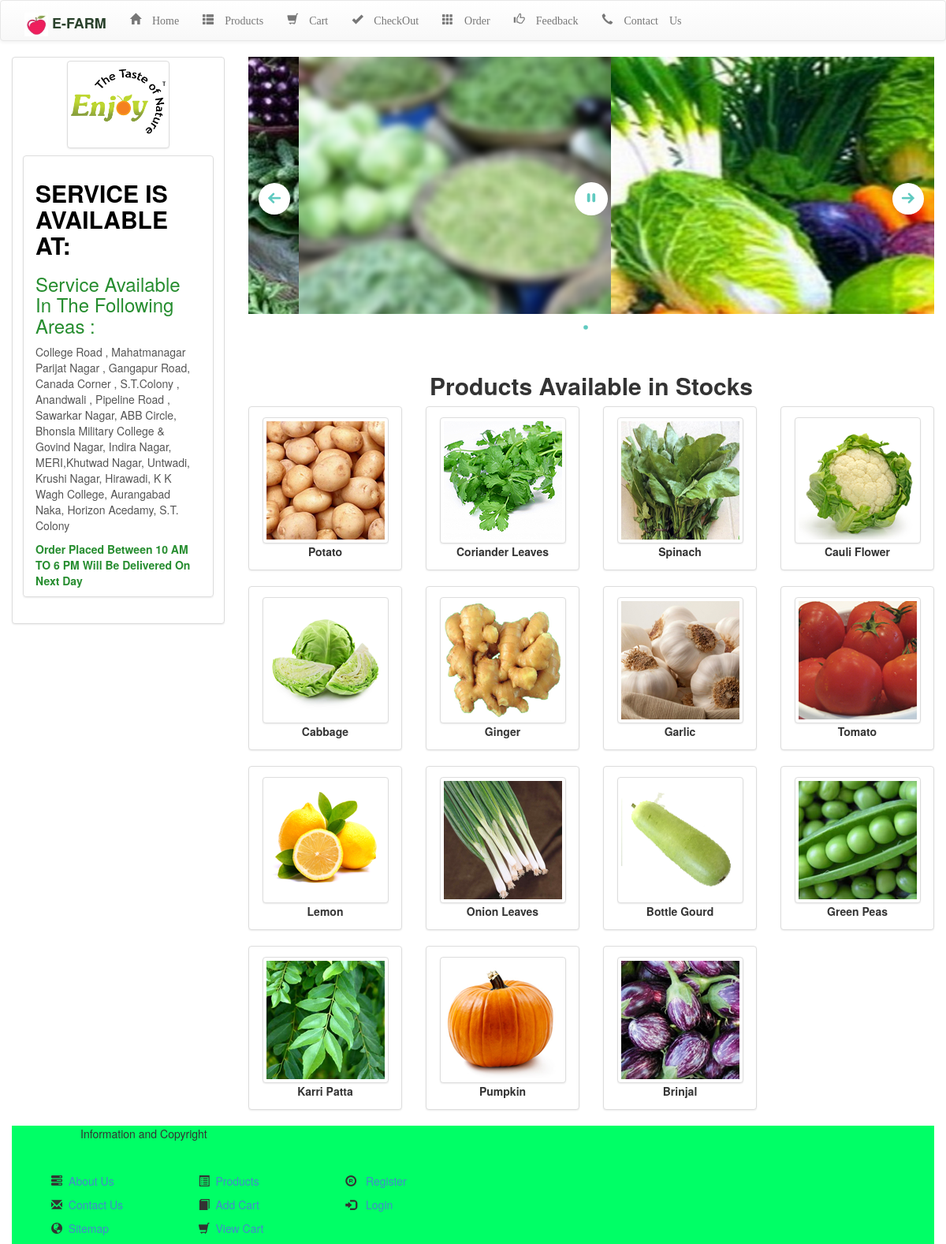
Screenshot of /_slider/index.php with the database file from the repository.
### tables this page shows
CREATE TABLE IF NOT EXISTS `tblproduct` (
`product_id` int(11) NOT NULL,
  `product_name` text NOT NULL,
  `product_type` text NOT NULL,
  `product_rate` double NOT NULL,
  `product_qty` int(11) NOT NULL,
  `product_unit` text NOT NULL,
  `category_id` int(11) NOT NULL,
  `user_id` int(11) NOT NULL
);

### include/config.php (called while the page is built, shortened)
<?php
include 'mylib.php';
$m=new mylib();
?>

### include/mylib.php (called while the page is built, shortened)
<?php
class mylib
{
	public function curPageURL() {
		$pageURL = 'http';
		$pageURL .= "://";
		if ($_SERVER["SERVER_PORT"] != "80")
		{
			$pageURL .= $_SERVER["SERVER_NAME"].":".$_SERVER["SERVER_PORT"].$_SERVER["REQUEST_URI"];
		} else {
			$pageURL .= $_SERVER["SERVER_NAME"].$_SERVER["REQUEST_URI"];
		}
		return $pageURL;
	}
}
?>

### _slider/index.php (the view, shortened to what this page needs)
<link rel="stylesheet" href="../bootstrap-3.2.0-dist/css/bootstrap.min.css">
<link rel="stylesheet" href="../bootstrap-3.2.0-dist/css/bootstrap-theme.min.css">
<link href="../css/style.css" rel="stylesheet" />
<?php
include '../include/config.php';
   include '../_menu/index.php';
?>
<!DOCTYPE html PUBLIC "-//W3C//DTD XHTML 1.0 Strict//EN"
	"http://www.w3.org/TR/xhtml1/DTD/xhtml1-strict.dtd">
<html xmlns="http://www.w3.org/1999/xhtml">
<head>
	<link rel="stylesheet" type="text/css" href="engine1/style.css" />
</head>
<div class="col-md-3">
<?php include '../include/_sidebar.php';?>
</div>
<div class="col-md-9">
<body style="background-color:#ffffff;margin:auto">
	<div id="wowslider-container1">
	<div class="ws_images"><ul>
<li><img src="data1/images/kodaer.jpg" alt="kodaer" title="kodaer" id="wows1_0"/></li>
</ul></div>
<div class="ws_bullets"><div>
<a href="#" title="kodaer"><img src="data1/tooltips/kodaer.jpg" alt="kodaer"/>1</a>
<a href="#" title="bhajipala1-480x320"><img src="data1/tooltips/bhajipala1480x320.jpg" alt="bhajipala1-480x320"/>2</a>
<a href="#" title="sd_L_2012829172730"><img src="data1/tooltips/sd_l_2012829172730.jpg" alt="sd_L_2012829172730"/>3</a>
<a href="#" title="Veggies"><img src="data1/tooltips/veggies.jpg" alt="Veggies"/>4</a>
</div></div><span class="wsl"><a href="http://wowslider.com/vu">image carousel</a> by WOWSlider.com v6.7</span>
	</div>
    <br />
  <h2><center><b>Products Available in Stocks</b></center></h2>
    <div class="row">
     <?php
$con = mysqli_connect('localhost','root','','dbshopping') or die(mysqli_error($con));
$q = mysqli_query($con,'select * from tblproduct');
	while($r = mysqli_fetch_array($q))
	{
		extract($r);
  ?>
<div class="col-sm-6 col-md-3">
<div class="thumbnail">
<div class="caption" align="center">
<img width="160px" height="160px" class="img img-thumbnail" src="../admin/_uploadproduct/photos/<?=$product_id?>.png" >
<b><?=$product_name?></b>
</div>
</div>
</div>
<?php
}
?>
</div>
</body>
</div>
<div class="col-md-12">
<div class="footer" style="background-color:#0F6" >
<?php include '../include/_footer.php';?>
</div></div>
</html>

### _menu/index.php (shortened to what this page needs)
<?php
	$menus = array('index.php?folder=_index'=>'',
	               'index.php?folder=_home'=>'',
                    'index.php?folder=_productdetails'=>'',
					'index.php?folder=_viewcart'=>'',
					'index.php?folder=_checkout'=>'',
					'index.php?folder=_order'=>'',
					'index.php?folder=_feedback'=>'',
					'index.php?folder=_contactus'=>''
					);
					$file = str_replace(__site_url,null,$m->curPageURL());
?>
<nav class="navbar navbar-default" role="navigation">
  <div class="container-fluid">
    <div class="navbar-header">
<div class="collapse navbar-collapse" id="bs-example-navbar-collapse-1">
<ul class="nav navbar-nav">
<li>
<a class="navbar-brand" href="_slider/index.php" >
<img src="http://localhost/demo21/_menu/image/f1.jpg"  width="30px" alt=" Bhajipala" title="NASHIK Bhajipala" class="roll">
      <b style="color:#2a422c;"> E-FARM</b></a>
	 <a Onclick="E-FARM" href="http://localhost/demo21/admin" ></a> </li>
<li class="#" ><a href="http://localhost/demo21/index.php?folder=_home"><span class="glyphicon glyphicon-home"> Home</span></a>
</li>
<li class="">
<a class="menuitem" href="http://localhost/demo21/index.php?folder=_productdetails"><span class="glyphicon glyphicon-th-list"> Products</span></a>
</li>
<li class="">
<a class="menuitem" href="http://localhost/demo21/index.php?folder=_viewcart"><span class="glyphicon glyphicon-shopping-cart"> Cart</span></a>
</li>
<li class="">
<a class="menuitem" href="http://localhost/demo21/index.php?folder=_checkout"><span class="glyphicon glyphicon-ok"> CheckOut</span></a>
</li>
<li class="">
<a class="menuitem" href="http://localhost/demo21/index.php?folder=_order"><span class="glyphicon glyphicon-th"> Order</span></a>
</li>
<li class="">
<a class="menuitem" href="http://localhost/demo21/index.php?folder=_feedback"><span class="glyphicon glyphicon-thumbs-up"> Feedback</span></a>
</li>
<li class="">
<a class="menuitem" href="http://localhost/demo21/index.php?folder=_contactus"><span class="glyphicon glyphicon-earphone"> Contact Us</span></a>
</li>
         <?php
          	foreach($menus as $k=>$v)
			{
				if($k==$file)
				{
					?>
                    <li class="active"><a href="<?=$k?>"><?=$v?></a></li>
                    <?php
				}
				else
				{
				?>
                	<li><a href="<?=$k?>"><?=$v?></a></li>
                <?php
				}
			}
		  ?>
        </ul>
      </div>
  </div>
</nav>

### include/_sidebar.php (shortened to what this page needs)
<div class="row">
  <div class="col-sm-12 col-md-12">
    <div class="thumbnail">
<img width="130px" height="130px" class="img img-thumbnail" src="../bckimg/r6.png">
      <div class="caption">
        <div class="list-group">
          <a href="#" class="list-group-item">
          <div class="text">
   <h2><b> SERVICE IS AVAILABLE AT:</b></h2>
</div>
<div class="text1">
<h3>Service Available In The Following Areas :</h3>
</div>
<p><marquee direction="up">
College Road , Mahatmanagar
 Parijat Nagar ,
Gangapur Road, Canada Corner , S.T.Colony ,
Anandwali , Pipeline Road , Sawarkar Nagar,
ABB Circle,  Bhonsla Military College & Govind Nagar,
Indira Nagar, MERI,Khutwad Nagar, Untwadi, Krushi Nagar,
Hirawadi, K K Wagh College,
Aurangabad Naka, Horizon Acedamy, S.T. Colony</marquee></p>
 <div class="text1">
<b><b>Order Placed Between 10 AM TO 6 PM Will Be Delivered On Next Day</b></b>
      </div>
          </a>
        </div>
      </div>
    </div>
  </div>
</div>

### include/_footer.php
<html>
<body>
<div class="container myfooter" >
	<div class="foothead" style="padding-left:72px">
	Information and Copyright
	</div>
<div class="" style="padding-left:20px;">
<div class="col-md-2">
    <br><br>
    <p><i class="glyphicon glyphicon-tasks"></i>&nbsp;&nbsp;<a href="http://localhost:1337/demo21/about-us" title="About Nashik Bhajipala" class="footlinks">About Us</a></p>
    <p><i class="glyphicon glyphicon-envelope"></i>&nbsp;&nbsp;<a href="http://localhost:1337/demo21/contact-us" title="Feedback and Contact Us" class="footlinks">Contact Us</a></p>
    <p><i class="glyphicon glyphicon-globe"></i>&nbsp;&nbsp;<a href="http://localhost:1337/demo21/sitemap" title="Sitemap of Site" class="footlinks">Sitemap</a></p>
</div>
<div class="col-md-2">
    <br><br>
    <p><i class="glyphicon glyphicon-list-alt"></i>&nbsp;&nbsp;<a href="http://localhost:1337/demo21/index.php?folder=_productdetails" title="Products of Nashik bhajipala" class="footlinks">Products</a></p>
    <p><i class="glyphicon glyphicon-book"></i>&nbsp;&nbsp;<a href="http://localhost:1337/demo21/index.php?folder=_addtocart" title="Product added in cart" class="footlinks">Add Cart</a></p>
    <p><i class="glyphicon glyphicon-shopping-cart"></i>&nbsp;&nbsp;<a href="http://localhost:1337/demo21/index.php?folder=_viewcart" class="footlinks">View Cart</a></p>
    </div>
<div class="col-md-2">
    <br><br>
    <p><i class="glyphicon glyphicon-registration-mark"></i>  &nbsp;&nbsp;<a href="http://localhost:1337/demo21/index.php?folder=_createaccount" title="Register Nashik Bhajipala" class="footlinks">Register</a></p>
    <p><i class="glyphicon glyphicon-log-in"></i>  &nbsp;&nbsp;<a href="http://localhost:1337/demo21/index.php?folder=_login" title="Login" class="footlinks">Login</a></p>
    </div>
</div>
</div>
</body>
</html>

### css/style.css (style rules this page uses)
body { background-image: -ms-radial-gradient(center, circle farthest-corner, #FFFFFF 0%, #fff99d 100%); background-image: -moz-radial-gradient(center, circle farthest-corner, #FFFFFF 0%, #fff99d 100%); background-image: -o-radial-gradient(center, circle farthest-corner, #FFFFFF 0%, #fff99d 100%); background-image: -webkit-gradient(radial, center center, 0, center center, 506, color-stop(0, #FFFFFF), color-stop(1, #fff99d)); background-image: -webkit-radial-gradient(center, circle farthest-corner, #FFFFFF 0%, #fff99d 100%); background-image: radial-gradient(circle farthest-corner at center, #FFFFFF 0%, #fff99d 100%); }
body { background-image:url(../bckimg/b4.jpg); }
.text { color:#000000; }
.text1 { color:#268d2f; }

### _slider/engine1/style.css (style rules this page uses)
#wowslider-container1 { zoom: 1; position: relative; width: 100%; max-width:960px; max-height:360px; margin:0px auto 0px; z-index:90; border:none; text-align:left; font-size: 10px; }
#wowslider-container1 .ws_images ul { position:relative; width: 10000%; height:100%; left:0; list-style:none; margin:0; padding:0; border-spacing:0; overflow: visible; }
#wowslider-container1 .ws_images ul li { position: relative; width:1%; height:100%; line-height:0; overflow: hidden; float:left; font-size:0; padding:0 0 0 0 !important; margin:0 0 0 0 !important; }
#wowslider-container1 .ws_images { position: relative; left:0; top:0; width:100%; height:100%; max-height:360px; overflow:hidden; }
#wowslider-container1 img { max-width: none !important; }
#wowslider-container1 .ws_images img { width:100%; border:none 0; max-width: none; padding:0; margin:0; }
#wowslider-container1 a { text-decoration: none; outline: none; border: none; }
#wowslider-container1 .ws_bullets { float: left; position:absolute; z-index:70; }
#wowslider-container1 .ws_bullets div { position:relative; float:left; font-size: 0px; }
#wowslider-container1.ws_gestures { cursor: -webkit-grab; cursor: -moz-grab; }
#wowslider-container1 .ws_bullets { padding: 10px; }
#wowslider-container1 .ws_bullets a { position:relative; margin: 0 10px; padding: 7px; -webkit-border-radius: 50%; -moz-border-radius: 50%; border-radius: 50%; -webkit-box-shadow: 0 0 0 2px #fff; -moz-box-shadow: 0 0 0 2px #fff; box-shadow: 0 0 0 2px #fff; -webkit-transition: all 0.3s; -moz-transition: all 0.3s; -ms-transition: all 0.3s; -o-transition: all 0.3s; transition: all 0.3s; }
#wowslider-container1 .ws_bullets a.ws_selbull, #wowslider-container1 .ws_bullets a:hover { background-color: #fff; -webkit-box-shadow: 0 0 0 3px rgba(255,255,255,0.3); -moz-box-shadow: 0 0 0 3px rgba(255,255,255,0.3); box-shadow: 0 0 0 3px rgba(255,255,255,0.3); }
#wowslider-container1 .ws_bullets a.ws_selbull:after, #wowslider-container1 .ws_bullets a.ws_overbull:after { position: absolute; content:''; top: 0; left: 0; width: 100%; height: 100%; background-color: #60CAC0; -webkit-transition: all 0.3s; -moz-transition: all 0.3s; -ms-transition: all 0.3s; -o-transition: all 0.3s; transition: all 0.3s; -webkit-border-radius: 50%; -moz-border-radius: 50%; border-radius: 50%; -webkit-transform:scale(0.4); -moz-transform:scale(0.4); -o-transform:scale(0.4); transform:scale(0.4); }
#wowslider-container1 .ws_bullets { bottom:7px; left:50%; }
#wowslider-container1 .ws_bullets div { left:-50%; }

### rows the page displays
tblproduct: shows a picture, product_name "Potato"
tblproduct: shows a picture, product_name "Coriander Leaves"
tblproduct: shows a picture, product_name "Spinach"
tblproduct: shows a picture, product_name "Cauli Flower"
tblproduct: shows a picture, product_name "Cabbage"
tblproduct: shows a picture, product_name "Ginger"
tblproduct: shows a picture, product_name "Garlic"
tblproduct: shows a picture, product_name "Tomato"
tblproduct: shows a picture, product_name "Lemon"
tblproduct: shows a picture, product_name "Onion Leaves"
tblproduct: shows a picture, product_name "Bottle Gourd"
tblproduct: shows a picture, product_name "Green Peas"
tblproduct: shows a picture, product_name "Karri Patta"
tblproduct: shows a picture, product_name "Pumpkin"
tblproduct: shows a picture, product_name "Brinjal"
